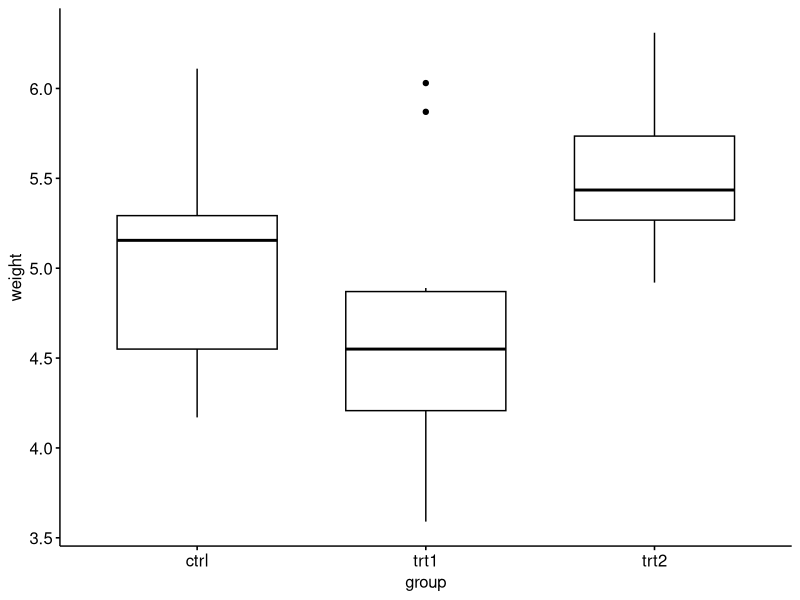
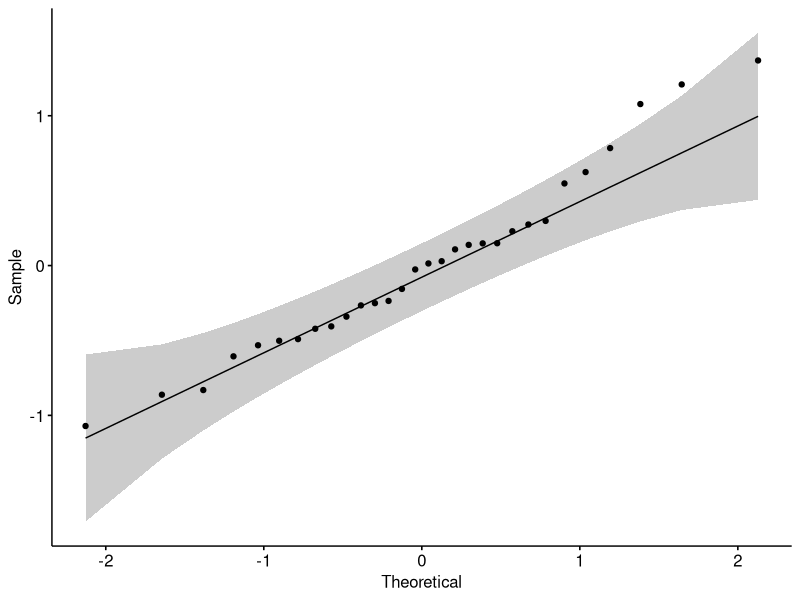
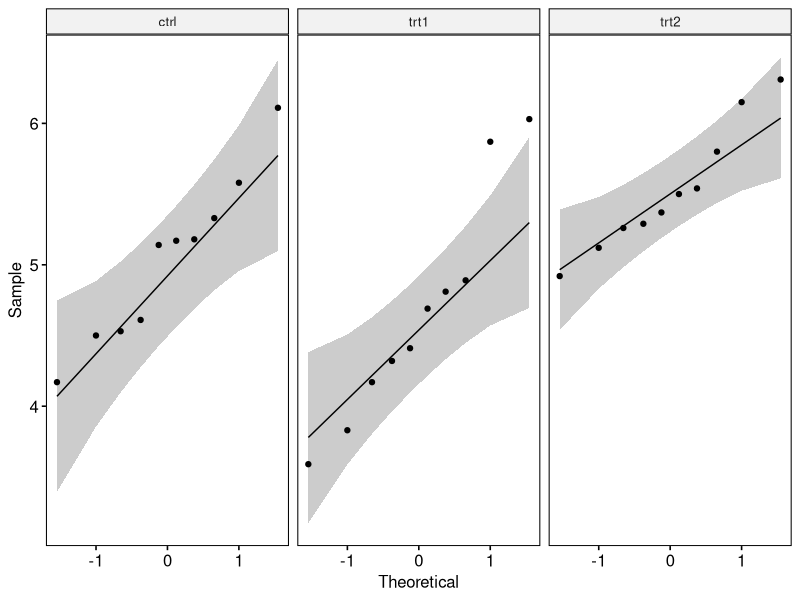
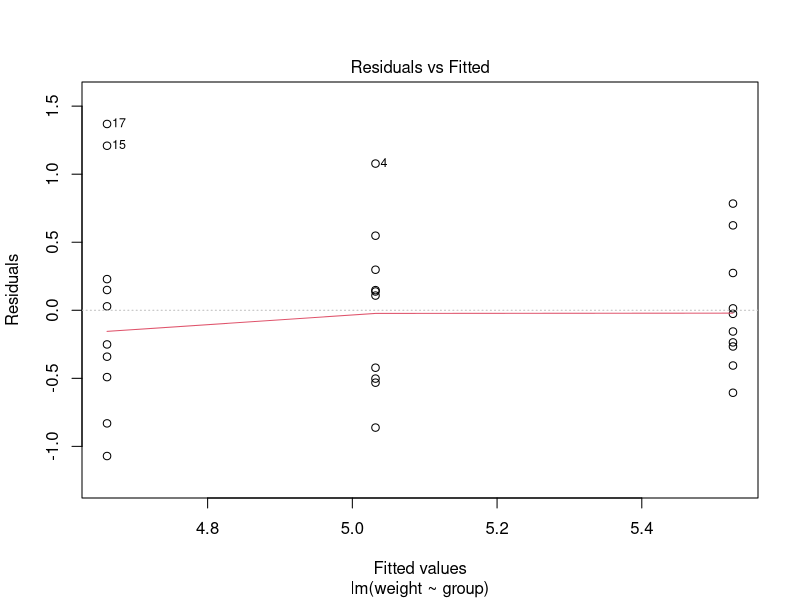

Write the R code that produced these figures, in order. (Note: this script raises an error after producing the figures.)
# install.packages("tidyverse")
# install.packages("ggpubr")
# install.packages("rstatix")

library(tidyverse)
library(ggpubr)
library(rstatix)

data("PlantGrowth")
set.seed(1234) # random number generator
PlantGrowth %>% sample_n_by(group, size = 1)

levels(PlantGrowth$group)

PlantGrowth <- PlantGrowth %>%
  reorder_levels(group, order = c("ctrl", "trt1", "trt2"))

PlantGrowth %>%
  group_by(group) %>%
  get_summary_stats(weight, type = "mean_sd")

ggboxplot(PlantGrowth, x = "group", y = "weight")

PlantGrowth %>% 
  group_by(group) %>%
  identify_outliers(weight)

# Build the linear model
model  <- lm(weight ~ group, data = PlantGrowth)
# Create a QQ plot of residuals
ggqqplot(residuals(model))

# Compute Shapiro-Wilk test of normality
shapiro_test(residuals(model))

PlantGrowth %>%
  group_by(group) %>%
  shapiro_test(weight)

ggqqplot(PlantGrowth, "weight", facet.by = "group")

plot(model, 1)

PlantGrowth %>% levene_test(weight ~ group)

res.aov <- PlantGrowth %>% anova_test(weight ~ group)
res.aov

# Visualization: box plots with p-values
pwc <- pwc %>% add_xy_position(x = "group")

ggboxplot(PlantGrowth, x = "group", y = "weight") +
  stat_pvalue_manual(pwc, hide.ns = TRUE) +
  labs(
    subtitle = get_test_label(res.aov, detailed = TRUE),
    caption = get_pwc_label(pwc)
  )
